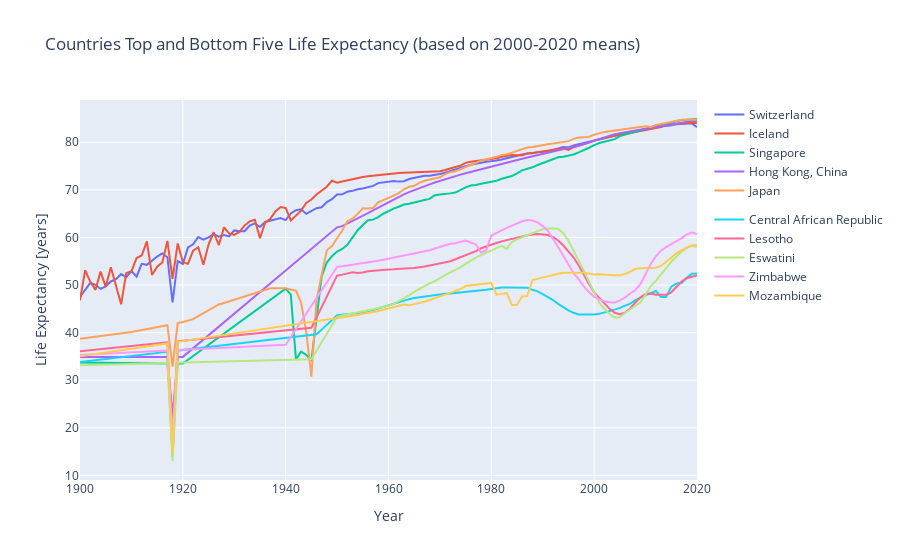

Notebook code for this chart:
### Markdown cell above
### Countries with the highest and lowest life-expectancy

Find and plot life expectancy from 1900 until 2020 of the 5 countries that have the highest and lowest mean life expectancy in 2000-2020.

### Code cell
means = life_exp_clean.loc[2000:2021].mean().sort_values()
countries_of_interest = pd.concat([means.iloc[:5], means.iloc[-5:]]).index.values
# plot years from 1900 to 2020
fig3 = go.Figure()
needs_legend_title = True
for country in means.iloc[-5:].index.values:
    fig3.add_trace(go.Scatter(y=life_exp_clean[country].loc[1900:2020],
                              x=life_exp_clean.loc[1900:2020].index,
                              mode='lines',
                              name=country_name_dict[country],
                              legendgroup='top'))
for country in means.iloc[:5].index.values:
    fig3.add_trace(go.Scatter(y=life_exp_clean[country].loc[1900:2020],
                              x=life_exp_clean.loc[1900:2020].index,
                              mode='lines',
                              name=country_name_dict[country],
                              legendgroup='bottom'))
fig3.update_layout(title='Countries Top and Bottom Five Life Expectancy (based on 2000-2020 means)',
                   yaxis_title='Life Expectancy [years]',
                   xaxis_title='Year')
fig3.show()
